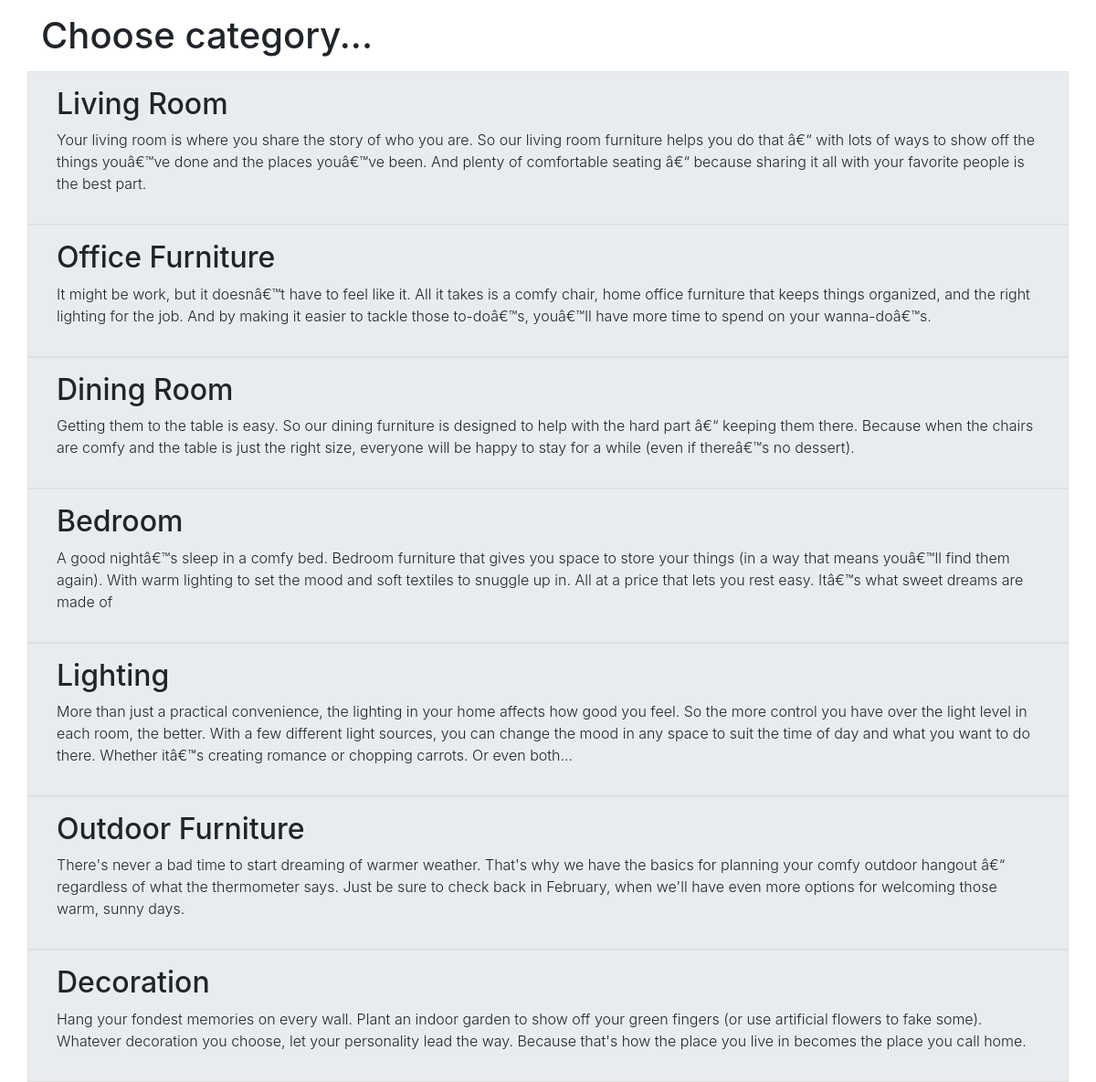
/categories.php, run on the app's committed database.
### tables this page shows
CREATE TABLE `categories` (
  `id` int(11) NOT NULL,
  `name` varchar(128) NOT NULL,
  `description` varchar(512) DEFAULT NULL
);

### includes/autoload.php (called while the page is built, shortened)
<?php
spl_autoload_register(function($className) {
  try {
    $file = dirname(__DIR__) . "/classes/{$className}.php";
  }
  catch (Exception $e) {
    echo $e->getMessage();
  }
});

### classes/Database.php (called while the page is built, shortened)
<?php
class Database {
  private $host = 'localhost';
  private $db_name = 'furniture';
  private $username = 'keroles';
  private $password = 'password';
  public function dbConnect() {
    try {
      $this->connection = new PDO("mysql:host={$this->host};dbname={$this->db_name}", "{$this->username}", "{$this->password}");
      $this->connection -> setAttribute(PDO::ATTR_ERRMODE, PDO::ERRMODE_EXCEPTION);
      return $this->connection;
    } catch (PDOException $e) {
      die("ERROR: Could not connect. " . $e->getMessage());
    }
  }
}

### classes/Category.php (called while the page is built, shortened)
<?php
class Category extends Database {
  public function readAll() {
    $query = 'SELECT * FROM categories';
    $stmt = $this->dbConnect()->prepare($query);
    $stmt->execute();
    return $stmt->fetchAll(PDO::FETCH_ASSOC);
  }
}

### categories.php (the view, shortened to what this page needs)
<?php
include_once __DIR__ . '/includes/autoload.php';
function getCategories($category) {
  return $category->readAll();
}
?>
<!DOCTYPE html>
<html lang="en">
<head>
  <link rel="stylesheet" href="style/css/bootstrap.min.css">
  <link rel="stylesheet" href="style/css/all.min.css">
  <link rel="stylesheet" href="style/css/categories.css">
</head>
<body>
<div class="wrapper">
  <section class="main-section">
    <h1 style="margin: 15px;">Choose category...</h1>
    <?php
    $categories = getCategories(new Category());
    foreach($categories as $category):
    ?>
    <a href="products.php?cat_id=<?= $category['id'] ?>">
      <div class="jumbotron jumbotron-fluid">
        <div class="container">
          <h2><?= $category['name'] ?></h2>
          <p class="lead"><?= $category['description'] ?></p>
        </div>
      </div>
    </a>
    <?php endforeach; ?>
  </section>
</div>
</body>
</html>

### style/css/categories.css (style rules this page uses)
.wrapper { max-width:1140px;margin:auto }
.wrapper a { color:#212529;text-decoration:none }
.wrapper .jumbotron { padding:1rem 1rem;margin-bottom:0;border:1px solid #e0e0e0;cursor:pointer;transition:.3s ease }
.wrapper .jumbotron p { font-size:1rem }

### data on the page
categories: name "Living Room", description "Your living room is where you share the story of who you are. So our living room furniture helps you do that â€“ with lots of ways to show off the things youâ€™ve done and the places youâ€™ve been. And plenty of comfortable seating â€“ because sharing it all with your favorite people is the best part."
categories: name "Office Furniture", description "It might be work, but it doesnâ€™t have to feel like it. All it takes is a comfy chair, home office furniture that keeps things organized, and the right lighting for the job. And by making it easier to tackle those to-doâ€™s, youâ€™ll have more time to spend on your wanna-doâ€™s."
categories: name "Dining Room", description "Getting them to the table is easy. So our dining furniture is designed to help with the hard part â€“ keeping them there. Because when the chairs are comfy and the table is just the right size, everyone will be happy to stay for a while (even if thereâ€™s no dessert)."
categories: name "Bedroom", description "A good nightâ€™s sleep in a comfy bed. Bedroom furniture that gives you space to store your things (in a way that means youâ€™ll find them again). With warm lighting to set the mood and soft textiles to snuggle up in. All at a price that lets you rest easy. Itâ€™s what sweet dreams are made of"
categories: name "Lighting", description "More than just a practical convenience, the lighting in your home affects how good you feel. So the more control you have over the light level in each room, the better. With a few different light sources, you can change the mood in any space to suit the time of day and what you want to do there. Whether itâ€™s creating romance or chopping carrots. Or even both..."
categories: name "Outdoor Furniture", description "There's never a bad time to start dreaming of warmer weather. That's why we have the basics for planning your comfy outdoor hangout â€“ regardless of what the thermometer says. Just be sure to check back in February, when we'll have even more options for welcoming those warm, sunny days."
categories: name "Decoration", description "Hang your fondest memories on every wall. Plant an indoor garden to show off your green fingers (or use artificial flowers to fake some). Whatever decoration you choose, let your personality lead the way. Because that's how the place you live in becomes the place you call home."
